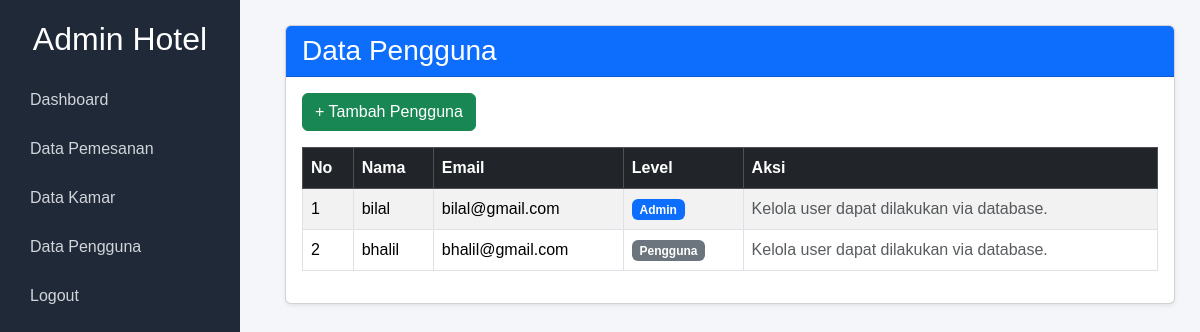
Page /admin/data_pengguna.php on the earlier database version.
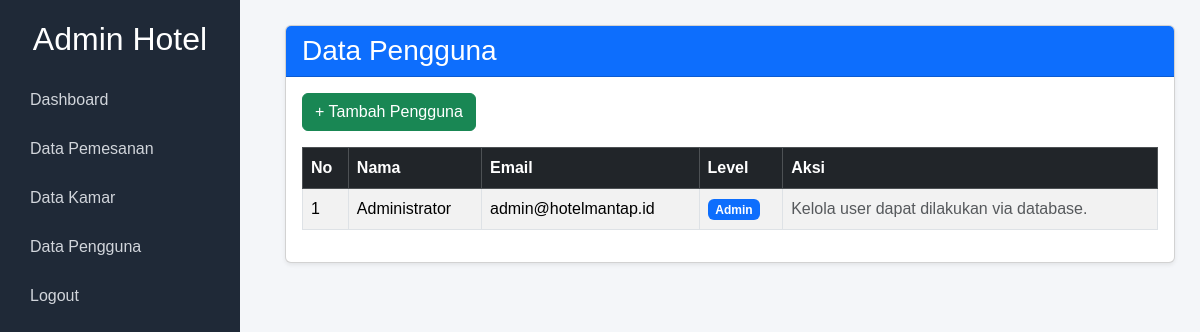
Same page on the later database version.
### tables this page shows
CREATE TABLE IF NOT EXISTS users (
  id INT AUTO_INCREMENT PRIMARY KEY,
  nama VARCHAR(100) NOT NULL,
  email VARCHAR(120) NOT NULL UNIQUE,
  password VARCHAR(255) NOT NULL,
  role ENUM('admin','user') DEFAULT 'user',
  created_at TIMESTAMP DEFAULT CURRENT_TIMESTAMP
);

### admin/data_pengguna.php (the view, shortened to what this page needs)
<?php
require_once '../db.php';
$result = $koneksi->query("SELECT id, nama, email, role FROM users ORDER BY id DESC");
?>
<!DOCTYPE html>
<html lang="id">
<head>
    <link rel="stylesheet" href="https://cdn.jsdelivr.net/npm/bootstrap@5.3.2/dist/css/bootstrap.min.css">
</head>
<body>
<div class="sidebar">
    <h2>Admin Hotel</h2>
    <a href="dash.php">Dashboard</a>
    <a href="data_pemesanan.php">Data Pemesanan</a>
    <a href="data_kamar.php">Data Kamar</a>
    <a href="data_pengguna.php">Data Pengguna</a>
    <a href="../logout.php">Logout</a>
</div>
<div class="content">
    <div class="card shadow-sm">
        <div class="card-header bg-primary text-white">
            <h3 class="m-0">Data Pengguna</h3>
        </div>
        <div class="card-body">
            <a href="tambah_pengguna.php" class="btn btn-success mb-3">+ Tambah Pengguna</a>
            <table class="table table-bordered table-striped">
                <thead class="table-dark">
                    <tr>
                        <th>No</th>
                        <th>Nama</th>
                        <th>Email</th>
                        <th>Level</th>
                        <th>Aksi</th>
                    </tr>
                </thead>
                <tbody>
                <?php $no = 1; ?>
                <?php if ($result && $result->num_rows > 0): ?>
                    <?php while ($row = $result->fetch_assoc()) { ?>
                    <tr>
                        <td><?= $no++ ?></td>
                        <td><?= $row['nama'] ?></td>
                        <td><?= $row['email'] ?></td>
                        <td>
                            <?php if ($row['role'] == 'admin') { ?>
                                <span class="badge bg-primary">Admin</span>
                            <?php } else { ?>
                                <span class="badge bg-secondary">Pengguna</span>
                            <?php } ?>
                        </td>
                        <td>
                            <span class="text-muted">Kelola user dapat dilakukan via database.</span>
                        </td>
                    </tr>
                    <?php } ?>
                <?php else: ?>
                    <tr><td colspan="5" class="text-center text-muted">Belum ada pengguna.</td></tr>
                <?php endif; ?>
                </tbody>
            </table>
        </div>
    </div>
</div>
</body>
</html>

Differences in the rows shown:
removed users: nama "bilal", email "bilal@gmail.com", role "Admin"
changed users: nama "bhalil" → "Administrator"; email "bhalil@gmail.com" → "admin@hotelmantap.id"; role "Pengguna" → "Admin"
